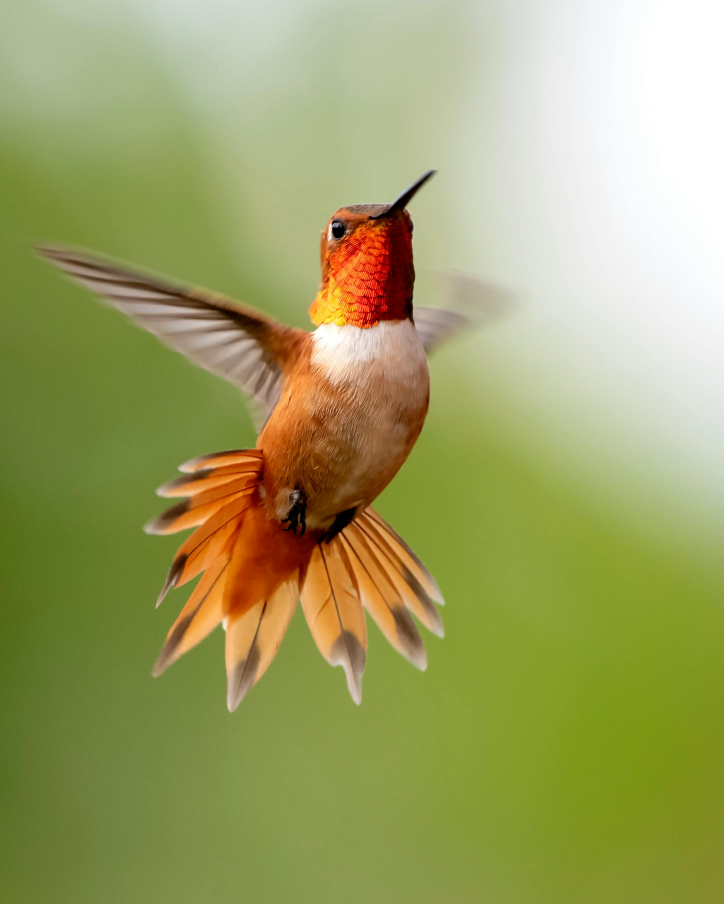
#> input picture data/bird.jpg, 2170 x 2712 px (shown at 1/3 size)
$ python '3. crop.py'
#> lines starting #> are read from the running program, lines starting #| are printed output that depends on the picture
import cv2
import os

#In this example, we will crop an image using array slicing.

img = cv2.imread(os.path.join('.','data','bird.jpg'))
#> img is the input picture: shape (2712, 2170, 3); mean B, G, R 100.8, 161.4, 158.5

print(img.shape) #(height, width, channels)
#| (2712, 2170, 3)
cropped_img = img[450:2000, 0:1440] #y1:y2, x1:x2
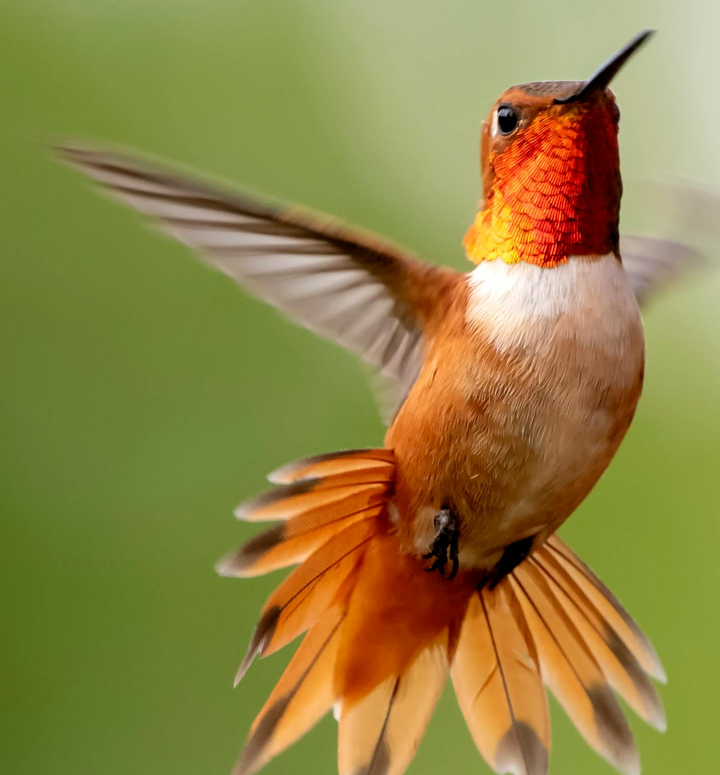
#> cropped_img: shape (1550, 1440, 3) (shown at 1/2 size); mean B, G, R 68.1, 131.8, 144.6

cv2.imshow('Original Image', img)
cv2.imshow('Cropped Image', cropped_img)
cv2.waitKey(0)

$ run again, with data/bear.jpg copied over data/bird.jpg
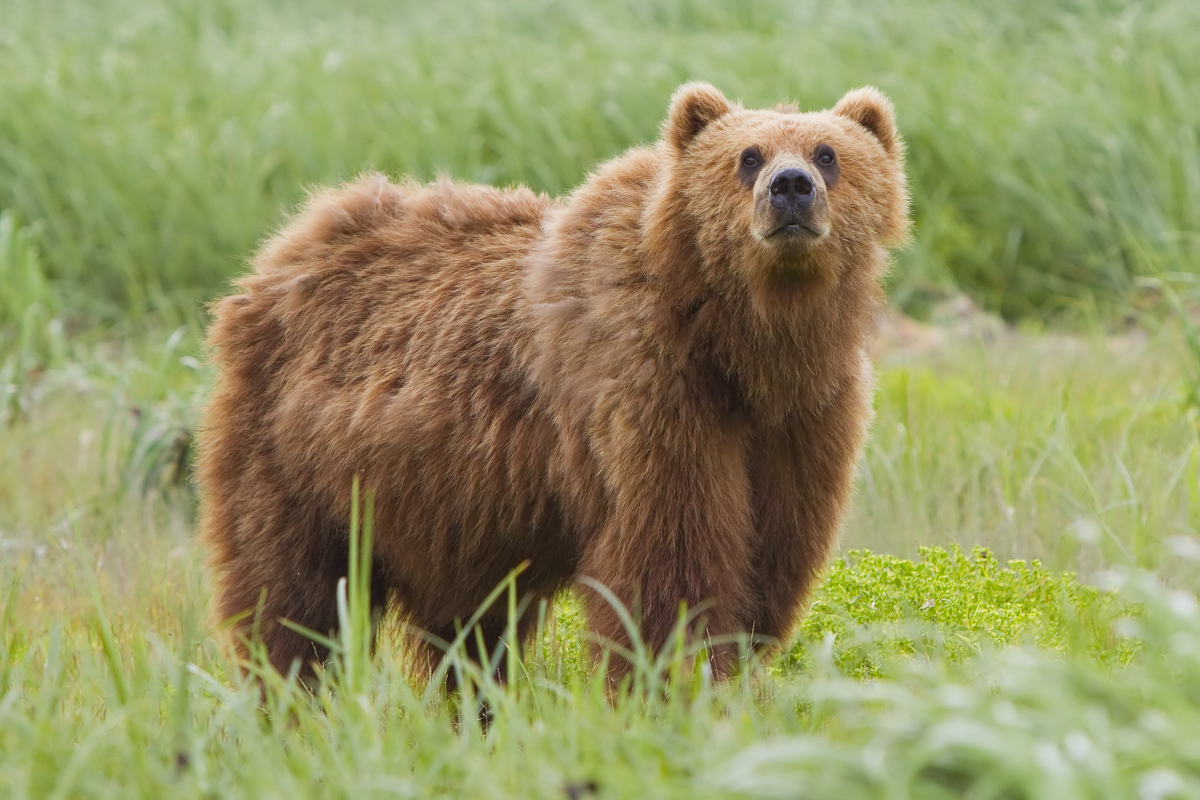
#> input picture data/bear.jpg, 2400 x 1600 px (shown at 1/2 size)
#> img is the input picture: shape (1600, 2400, 3); mean B, G, R 98.8, 147.6, 147
#| (1600, 2400, 3)
#> `cropped_img = img[450:2000, 0:1440]`:
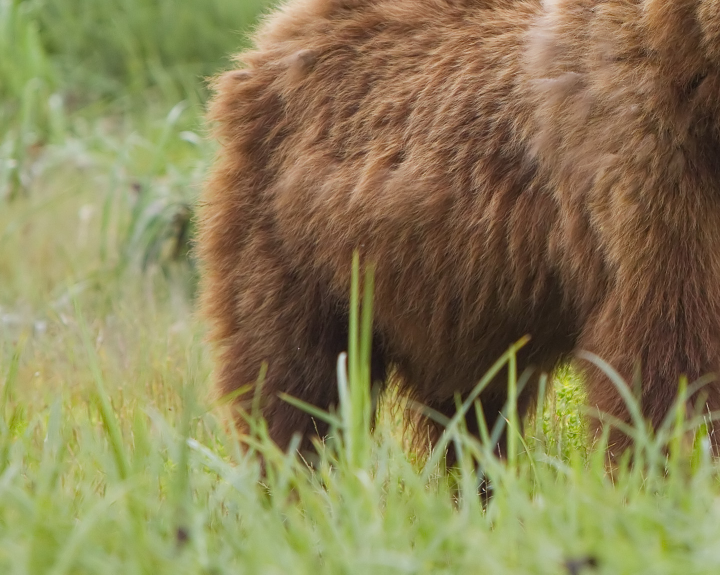
#> cropped_img: shape (1150, 1440, 3) (shown at 1/2 size); mean B, G, R 85, 127.2, 136.7
